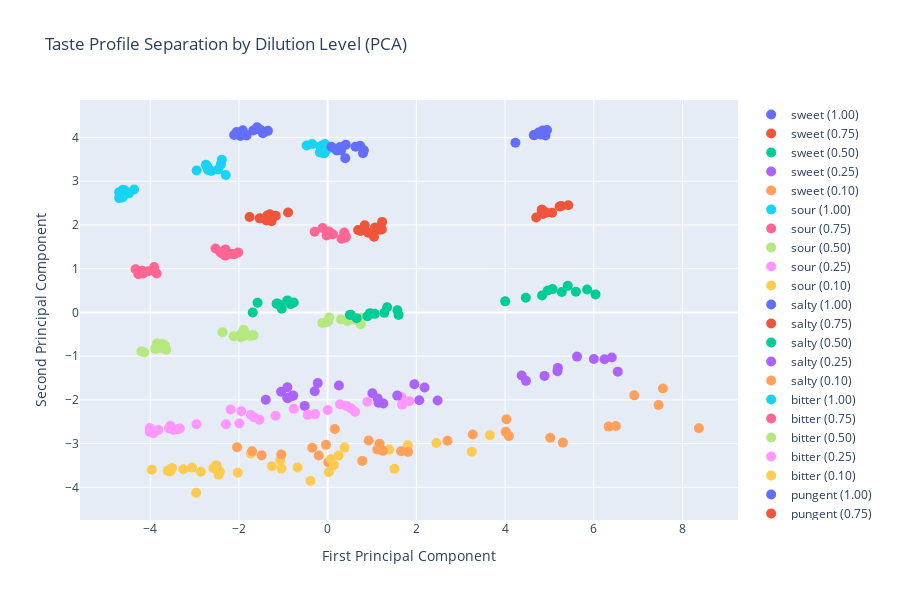
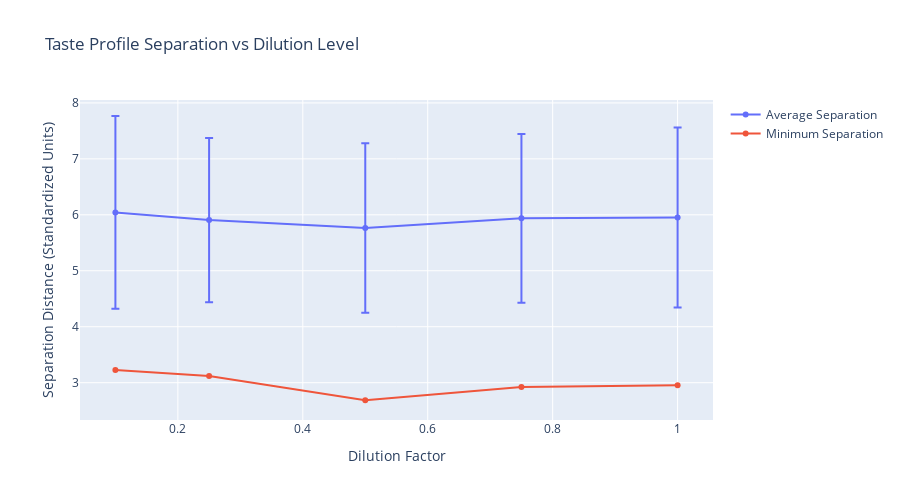

Notebook code cell kept with these figures, in order:
### Markdown cell above
## Dilution Analysis and Taste Profile Verification

Let's analyze how different dilution levels affect our sensor readings and taste profiles. We'll:
1. Generate synthetic data with known dilution ratios
2. Use our best feature set (Original + Ratios with StandardScaler)
3. Test effectiveness across all 6 taste profiles
4. Analyze sensitivity at different dilution levels

### Code cell
# Generate synthetic data for different dilution levels
def generate_dilution_data(base_concentrations, dilution_factors, samples_per_dilution=10):
    """
    Generate synthetic data for different dilution levels of medicines.
    
    Parameters:
    - base_concentrations: Dict with baseline sensor values for each taste
    - dilution_factors: List of dilution ratios (e.g., [1.0, 0.5, 0.25])
    - samples_per_dilution: Number of samples to generate per dilution level
    """
    all_samples = []
    
    for taste, base_values in base_concentrations.items():
        for dilution in dilution_factors:
            for _ in range(samples_per_dilution):
                readings = []
                # Scale base values by dilution factor
                diluted_values = {
                    key: value * dilution + np.random.normal(0, 0.02 * value) 
                    for key, value in base_values.items()
                }
                
                # Generate 10 readings with noise
                for _ in range(10):
                    reading = {
                        key: value + np.random.normal(0, 0.05 * value)
                        for key, value in diluted_values.items()
                    }
                    readings.append(reading)
                
                # Get weighted average
                avg_reading = weighted_average_readings(readings)
                avg_reading['taste'] = taste
                avg_reading['dilution'] = dilution
                all_samples.append(avg_reading)
    
    return pd.DataFrame(all_samples)

# Define baseline concentrations for each taste profile
base_concentrations = {
    'sweet': {  # Madhura
        'alcohol_ppm': 45.0,
        'as7263_r': 0.65, 'as7263_s': 0.55, 'as7263_t': 0.45,
        'as7263_u': 0.40, 'as7263_v': 0.35, 'as7263_w': 0.30
    },
    'sour': {   # Amla
        'alcohol_ppm': 60.0,
        'as7263_r': 0.40, 'as7263_s': 0.50, 'as7263_t': 0.60,
        'as7263_u': 0.55, 'as7263_v': 0.45, 'as7263_w': 0.35
    },
    'salty': {  # Lavana
        'alcohol_ppm': 50.0,
        'as7263_r': 0.45, 'as7263_s': 0.55, 'as7263_t': 0.50,
        'as7263_u': 0.45, 'as7263_v': 0.40, 'as7263_w': 0.45
    },
    'bitter': { # Tikta
        'alcohol_ppm': 55.0,
        'as7263_r': 0.35, 'as7263_s': 0.40, 'as7263_t': 0.55,
        'as7263_u': 0.60, 'as7263_v': 0.50, 'as7263_w': 0.40
    },
    'pungent': { # Katu
        'alcohol_ppm': 65.0,
        'as7263_r': 0.50, 'as7263_s': 0.45, 'as7263_t': 0.40,
        'as7263_u': 0.50, 'as7263_v': 0.55, 'as7263_w': 0.50
    },
    'astringent': { # Kashaya
        'alcohol_ppm': 40.0,
        'as7263_r': 0.30, 'as7263_s': 0.35, 'as7263_t': 0.45,
        'as7263_u': 0.50, 'as7263_v': 0.60, 'as7263_w': 0.55
    }
}

# Generate data for different dilution levels
dilution_factors = [1.0, 0.75, 0.5, 0.25, 0.1]
dilution_data = generate_dilution_data(base_concentrations, dilution_factors)

# Prepare features using our best method (Original + Ratios with StandardScaler)
X_features = dilution_data[SENSOR_COLUMNS].copy()
X_with_ratios = pd.concat([X_features, calculate_ratios(X_features)], axis=1)
scaler = StandardScaler()
X_scaled = scaler.fit_transform(X_with_ratios)
X_scaled = pd.DataFrame(X_scaled, columns=X_with_ratios.columns)

# Analyze separability of taste profiles at different dilutions
plt.figure(figsize=(15, 8))
pca = PCA(n_components=2)
X_pca = pca.fit_transform(X_scaled)

# Create scatter plot with dilution levels
fig = go.Figure()

for taste in base_concentrations.keys():
    for dilution in dilution_factors:
        mask = (dilution_data['taste'] == taste) & (dilution_data['dilution'] == dilution)
        fig.add_trace(go.Scatter(
            x=X_pca[mask, 0],
            y=X_pca[mask, 1],
            mode='markers',
            name=f'{taste} ({dilution:.2f})',
            marker=dict(size=10),
        ))

fig.update_layout(
    title='Taste Profile Separation by Dilution Level (PCA)',
    xaxis_title='First Principal Component',
    yaxis_title='Second Principal Component',
    height=600
)
fig.show()

# Calculate separation metrics
def calculate_separation_metrics(X, taste_labels, dilution_levels):
    """Calculate metrics for taste profile separation at each dilution level."""
    metrics = []
    
    for dilution in dilution_levels:
        dilution_mask = dilution_data['dilution'] == dilution
        X_dilution = X[dilution_mask]
        tastes_dilution = taste_labels[dilution_mask]
        
        # Calculate average distance between different taste clusters
        distances = []
        for taste1 in base_concentrations.keys():
            for taste2 in base_concentrations.keys():
                if taste1 >= taste2:
                    continue
                    
                mask1 = tastes_dilution == taste1
                mask2 = tastes_dilution == taste2
                
                if not any(mask1) or not any(mask2):
                    continue
                
                centroid1 = X_dilution[mask1].mean(axis=0)
                centroid2 = X_dilution[mask2].mean(axis=0)
                distance = np.linalg.norm(centroid1 - centroid2)
                distances.append(distance)
        
        metrics.append({
            'dilution': dilution,
            'avg_separation': np.mean(distances),
            'min_separation': np.min(distances),
            'std_separation': np.std(distances)
        })
    
    return pd.DataFrame(metrics)

separation_metrics = calculate_separation_metrics(
    X_scaled, 
    dilution_data['taste'],
    dilution_factors
)

# Plot separation metrics
fig = go.Figure()
fig.add_trace(go.Scatter(
    x=separation_metrics['dilution'],
    y=separation_metrics['avg_separation'],
    mode='lines+markers',
    name='Average Separation',
    error_y=dict(
        type='data',
        array=separation_metrics['std_separation'],
        visible=True
    )
))

fig.add_trace(go.Scatter(
    x=separation_metrics['dilution'],
    y=separation_metrics['min_separation'],
    mode='lines+markers',
    name='Minimum Separation'
))

fig.update_layout(
    title='Taste Profile Separation vs Dilution Level',
    xaxis_title='Dilution Factor',
    yaxis_title='Separation Distance (Standardized Units)',
    height=500
)
fig.show()

print("\nSeparation Metrics by Dilution Level:")
display(separation_metrics.round(4))

# Find optimal dilution range
optimal_dilution = separation_metrics.loc[
    separation_metrics['avg_separation'].idxmax(),
    'dilution'
]
min_effective_dilution = separation_metrics[
    separation_metrics['min_separation'] > 
    0.5 * separation_metrics['min_separation'].max()
]['dilution'].min()

print(f"\nOptimal dilution factor: {optimal_dilution:.2f}")
print(f"Minimum effective dilution: {min_effective_dilution:.2f}")

### Figure 1 — Plotly figure (JSON) as saved in the notebook; plotly's stock layout.template omitted (floating-point values rounded to 4 significant figures)
{"data": [{"marker": {"size": 10}, "mode": "markers", "name": "sweet (1.00)", "type": "scatter", "x": [4.66, 4.648, 4.751, 4.845, 4.911, 4.233, 4.755, 4.806, 4.8, 4.945], "y": [4.053, 4.055, 4.091, 4.16, 4.046, 3.879, 4.115, 4.087, 4.07, 4.171]}, {"marker": {"size": 10}, "mode": "markers", "name": "sweet (0.75)", "type": "scatter", "x": [5.425, 4.852, 4.833, 5.269, 5.059, 4.826, 4.832, 5.23, 4.933, 4.702], "y": [2.45, 2.25, 2.345, 2.435, 2.279, 2.347, 2.299, 2.424, 2.282, 2.171]}, {"marker": {"size": 10}, "mode": "markers", "name": "sweet (0.50)", "type": "scatter", "x": [4.833, 5.069, 5.85, 5.413, 4.002, 4.468, 6.038, 5.28, 5.596, 4.961], "y": [0.3849, 0.5332, 0.5237, 0.6073, 0.2524, 0.3338, 0.4116, 0.4682, 0.4721, 0.5025]}, {"marker": {"size": 10}, "mode": "markers", "name": "sweet (0.25)", "type": "scatter", "x": [6.541, 6.001, 4.373, 5.19, 5.622, 4.889, 4.472, 5.181, 6.405, 6.241], "y": [-1.354, -1.064, -1.441, -1.269, -1.011, -1.452, -1.566, -1.343, -1.032, -1.072]}, {"marker": {"size": 10}, "mode": "markers", "name": "sweet (0.10)", "type": "scatter", "x": [7.461, 5.018, 7.557, 6.912, 4.085, 4.015, 6.498, 3.271, 8.368, 6.334], "y": [-2.118, -2.867, -1.741, -1.897, -2.829, -2.731, -2.598, -2.793, -2.649, -2.611]}, {"marker": {"size": 10}, "mode": "markers", "name": "sour (1.00)", "type": "scatter", "x": [-0.474, -0.1743, -0.3499, -0.07443, -0.1067, -0.035, -0.1731, -0.06109, 0.09247, -0.09948], "y": [3.816, 3.658, 3.85, 3.639, 3.648, 3.712, 3.795, 3.853, 3.769, 3.828]}, {"marker": {"size": 10}, "mode": "markers", "name": "sour (0.75)", "type": "scatter", "x": [0.3741, 0.409, -0.1159, 0.1183, -0.02036, -0.2934, -0.02477, 0.0256, 0.3139, 0.4058], "y": [1.829, 1.733, 1.929, 1.787, 1.841, 1.846, 1.761, 1.853, 1.687, 1.714]}, {"marker": {"size": 10}, "mode": "markers", "name": "sour (0.50)", "type": "scatter", "x": [0.03488, -0.1217, -0.03761, 0.4518, 0.6305, 0.7464, 0.2987, 0.01064, 0.7738, 0.5373], "y": [-0.1188, -0.2433, -0.2236, -0.1982, -0.1657, -0.2697, -0.1627, -0.2063, -0.1176, -0.1345]}, {"marker": {"size": 10}, "mode": "markers", "name": "sour (0.25)", "type": "scatter", "x": [0.5222, 1.665, -0.2821, 1.841, 0.0006533, 0.4233, 1.678, 0.8958, 0.6167, 0.279], "y": [-2.193, -1.935, -2.325, -2.03, -2.231, -2.138, -2.108, -2.041, -2.275, -2.102]}, {"marker": {"size": 10}, "mode": "markers", "name": "sour (0.10)", "type": "scatter", "x": [2.451, -0.3884, 0.3823, 1.506, 3.251, 0.02675, 1.81, -1.258, 3.658, 1.386], "y": [-2.986, -3.856, -3.091, -3.574, -3.188, -3.657, -3.036, -3.517, -2.809, -3.137]}, {"marker": {"size": 10}, "mode": "markers", "name": "salty (1.00)", "type": "scatter", "x": [0.2027, 0.7966, 0.4086, 0.6278, 0.3975, 0.0848, 0.2797, 0.8164, 0.302, 0.7302], "y": [3.701, 3.642, 3.833, 3.79, 3.528, 3.788, 3.782, 3.707, 3.704, 3.811]}, {"marker": {"size": 10}, "mode": "markers", "name": "salty (0.75)", "type": "scatter", "x": [1.163, 0.8355, 0.6863, 1.067, 1.044, 0.7417, 0.9141, 1.228, 1.222, 0.9987], "y": [1.891, 1.991, 1.885, 1.941, 1.729, 1.861, 1.824, 2.07, 1.898, 1.808]}, {"marker": {"size": 10}, "mode": "markers", "name": "salty (0.50)", "type": "scatter", "x": [0.897, 1.573, 1.278, 0.6539, 0.5224, 0.9535, 1.598, 0.5017, 1.063, 1.341], "y": [-0.08615, 0.04981, -0.00976, -0.1312, -0.05391, -0.01649, -0.05896, -0.0567, -0.03353, 0.1166]}, {"marker": {"size": 10}, "mode": "markers", "name": "salty (0.25)", "type": "scatter", "x": [2.479, 1.254, 1.127, 1.955, 2.066, 1.147, 1.569, 1.008, 2.184, -0.5182], "y": [-2.013, -2.081, -1.966, -1.645, -2.008, -2.066, -1.903, -1.849, -1.719, -2.137]}, {"marker": {"size": 10}, "mode": "markers", "name": "salty (0.10)", "type": "scatter", "x": [2.703, 5.303, 0.9251, 0.01334, 0.7796, 1.813, -0.2011, 1.245, 1.655, 1.171], "y": [-2.934, -2.977, -2.93, -3.431, -3.396, -3.189, -3.271, -3.166, -3.174, -3.001]}, {"marker": {"size": 10}, "mode": "markers", "name": "bitter (1.00)", "type": "scatter", "x": [-2.409, -2.715, -2.297, -2.953, -2.62, -2.745, -2.696, -2.711, -2.386, -2.469], "y": [3.384, 3.319, 3.144, 3.248, 3.234, 3.376, 3.257, 3.33, 3.491, 3.27]}, {"marker": {"size": 10}, "mode": "markers", "name": "bitter (0.75)", "type": "scatter", "x": [-2.422, -2.018, -2.175, -2.234, -2.528, -2.106, -2.311, -2.379, -2.303, -2.346], "y": [1.379, 1.372, 1.343, 1.338, 1.46, 1.328, 1.298, 1.349, 1.441, 1.392]}, {"marker": {"size": 10}, "mode": "markers", "name": "bitter (0.50)", "type": "scatter", "x": [-1.956, -1.718, -1.948, -1.88, -2.371, -1.672, -2.118, -1.979, -1.748, -1.891], "y": [-0.5691, -0.5198, -0.4818, -0.5327, -0.4528, -0.5238, -0.5466, -0.5408, -0.5384, -0.3976]}, {"marker": {"size": 10}, "mode": "markers", "name": "bitter (0.25)", "type": "scatter", "x": [-0.4467, -1.537, -1.99, -2.189, -1.947, -0.7647, -1.731, -1.173, -1.661, -2.293], "y": [-2.343, -2.455, -2.541, -2.221, -2.259, -2.205, -2.347, -2.364, -2.395, -2.557]}, {"marker": {"size": 10}, "mode": "markers", "name": "bitter (0.10)", "type": "scatter", "x": [0.2466, 0.07591, -2.432, -0.6782, -1.042, -1.069, -2.964, -2.027, 0.1389, -1.728], "y": [-3.275, -3.356, -3.637, -3.547, -3.567, -3.375, -4.124, -3.664, -3.493, -3.225]}, {"marker": {"size": 10}, "mode": "markers", "name": "pungent (1.00)", "type": "scatter", "x": [-1.46, -1.347, -2.109, -1.827, -1.678, -1.968, -1.915, -2.052, -1.592, -1.519], "y": [4.096, 4.151, 4.058, 4.045, 4.159, 4.034, 4.165, 4.124, 4.234, 4.174]}, {"marker": {"size": 10}, "mode": "markers", "name": "pungent (0.75)", "type": "scatter", "x": [-1.266, -1.358, -1.169, -0.8926, -1.304, -1.361, -1.378, -1.239, -1.76, -1.532], "y": [2.087, 2.172, 2.211, 2.283, 2.242, 2.216, 2.104, 2.196, 2.182, 2.151]}, {"marker": {"size": 10}, "mode": "markers", "name": "pungent (0.50)", "type": "scatter", "x": [-1.103, -1.69, -1.083, -1.139, -1.58, -0.8344, -1.15, -0.9093, -1.036, -0.7651], "y": [0.181, -0.002444, 0.177, 0.2024, 0.2215, 0.1896, 0.1973, 0.2745, 0.08495, 0.2271]}, {"marker": {"size": 10}, "mode": "markers", "name": "pungent (0.25)", "type": "scatter", "x": [-0.8107, -0.9009, -0.9102, -1.395, 0.2541, -1.049, -0.2922, -0.7773, -0.2237, -0.9073], "y": [-1.917, -1.964, -1.951, -1.996, -1.672, -1.815, -1.802, -1.903, -1.617, -1.712]}, {"marker": {"size": 10}, "mode": "markers", "name": "pungent (0.10)", "type": "scatter", "x": [4.03, -2.506, 1.12, -1.705, 0.162, -1.045, -0.03606, -0.3476, -2.043, -1.488], "y": [-2.445, -3.505, -3.135, -3.176, -2.667, -3.252, -3.029, -3.094, -3.085, -3.269]}, {"marker": {"size": 10}, "mode": "markers", "name": "astringent (1.00)", "type": "scatter", "x": [-4.616, -4.621, -4.701, -4.688, -4.477, -4.7, -4.628, -4.623, -4.577, -4.364], "y": [2.805, 2.651, 2.614, 2.676, 2.726, 2.75, 2.754, 2.628, 2.795, 2.81]}, {"marker": {"size": 10}, "mode": "markers", "name": "astringent (0.75)", "type": "scatter", "x": [-4.149, -4.161, -4.179, -4.18, -4.267, -4.05, -4.331, -3.913, -3.856, -4.256], "y": [0.9142, 0.8918, 0.9462, 0.954, 0.8733, 0.9431, 0.9867, 1.036, 0.8916, 0.9067]}, {"marker": {"size": 10}, "mode": "markers", "name": "astringent (0.50)", "type": "scatter", "x": [-3.856, -3.736, -4.134, -3.752, -3.888, -3.672, -3.639, -4.199, -3.742, -3.848], "y": [-0.7543, -0.7214, -0.9162, -0.8103, -0.8348, -0.7527, -0.8555, -0.8948, -0.8112, -0.7122]}, {"marker": {"size": 10}, "mode": "markers", "name": "astringent (0.25)", "type": "scatter", "x": [-3.547, -3.377, -2.956, -3.927, -3.575, -4.011, -4.012, -3.468, -3.334, -3.819], "y": [-2.594, -2.672, -2.557, -2.763, -2.656, -2.642, -2.731, -2.689, -2.653, -2.687]}, {"marker": {"size": 10}, "mode": "markers", "name": "astringent (0.10)", "type": "scatter", "x": [-3.554, -3.965, -2.575, -3.058, -2.519, -3.254, -3.608, -3.508, -2.859, -2.459], "y": [-3.636, -3.6, -3.563, -3.549, -3.501, -3.586, -3.62, -3.555, -3.643, -3.713]}], "layout": {"height": 600, "title": {"text": "Taste Profile Separation by Dilution Level (PCA)"}, "xaxis": {"title": {"text": "First Principal Component"}}, "yaxis": {"title": {"text": "Second Principal Component"}}}}

### Figure 2 — Plotly figure (JSON) as saved in the notebook; plotly's stock layout.template omitted (floating-point values rounded to 4 significant figures)
{"data": [{"error_y": {"array": [1.607, 1.508, 1.514, 1.467, 1.723], "type": "data", "visible": true}, "mode": "lines+markers", "name": "Average Separation", "type": "scatter", "x": [1.0, 0.75, 0.5, 0.25, 0.1], "y": [5.953, 5.937, 5.764, 5.906, 6.043]}, {"mode": "lines+markers", "name": "Minimum Separation", "type": "scatter", "x": [1.0, 0.75, 0.5, 0.25, 0.1], "y": [2.956, 2.921, 2.686, 3.12, 3.225]}], "layout": {"height": 500, "title": {"text": "Taste Profile Separation vs Dilution Level"}, "xaxis": {"title": {"text": "Dilution Factor"}}, "yaxis": {"title": {"text": "Separation Distance (Standardized Units)"}}}}
